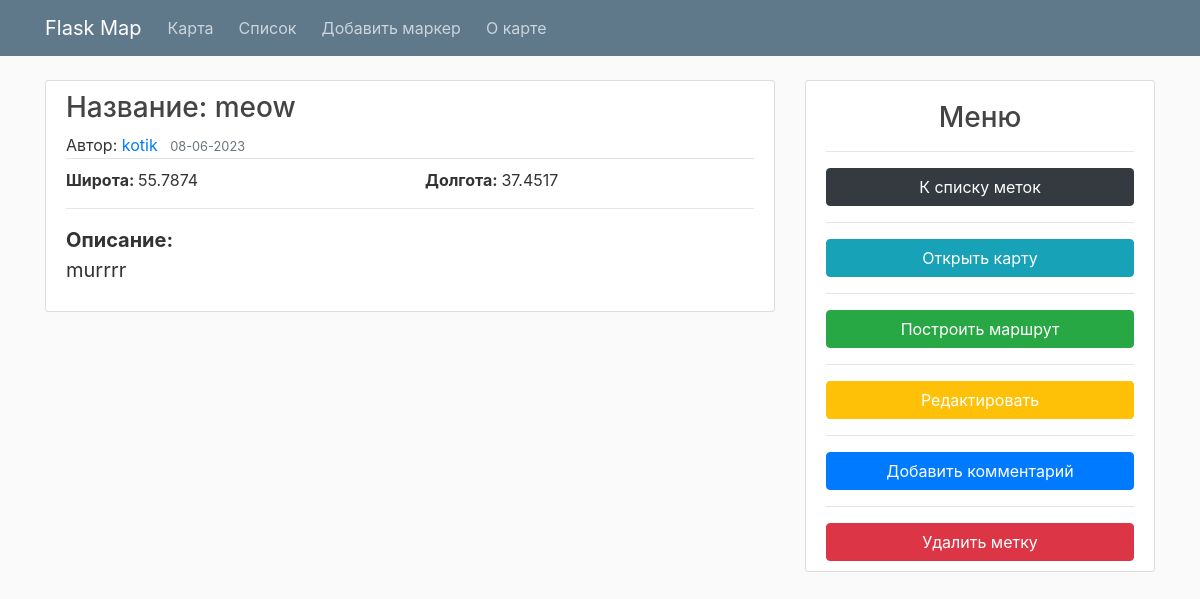
/comments/6, run on an earlier commit of the app's database.
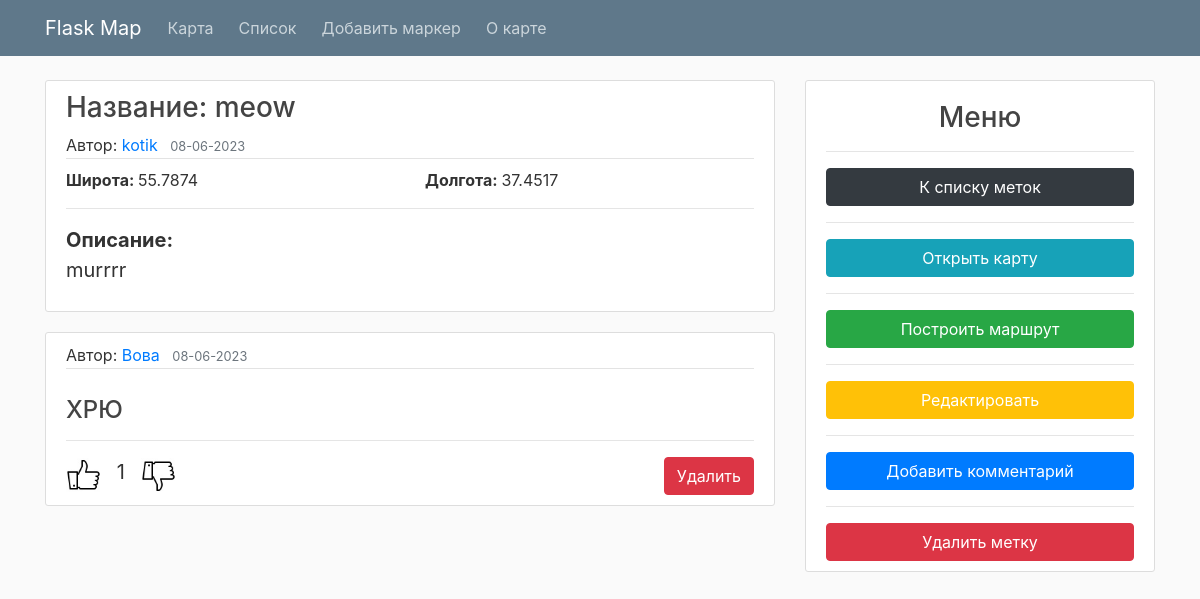
And on a later commit of the database.
### flaskmap/models.py (models this page shows, shortened)
class Marker(db.Model):
    id = db.Column(db.Integer, primary_key=True)
    name = db.Column(db.String(40), nullable=False)
    author = db.Column(db.String(30), nullable=False)
    latitude = db.Column(db.Float, nullable=False)
    longtitude = db.Column(db.Float, nullable=False)
    content = db.Column(db.String(200), nullable=False)
    date_posted = db.Column(db.DateTime, nullable=False, default=datetime.utcnow)
    color = db.Column(db.String(10), nullable=False, default='red')
    icon = db.Column(db.String(15), nullable=False, default='info-sign')

class Comment(db.Model):
    id = db.Column(db.Integer, primary_key=True)
    author = db.Column(db.String(30), nullable=False)
    content = db.Column(db.String(200), nullable=False)
    marker_id = db.Column(db.Integer, db.ForeignKey('marker.id'), nullable=False)
    date_posted = db.Column(db.DateTime, nullable=False, default=datetime.utcnow)
    upvotes = db.Column(db.Integer, nullable=True, default=0)

### flaskmap/routes.py (the view)
@app.route("/comments/<int:marker_id>", methods=['GET', 'POST'])
def list_comments(marker_id):
    comments = Comment.query.filter_by(marker_id=marker_id).order_by(Comment.upvotes.desc()).all()
    marker = Marker.query.filter_by(id=marker_id).first()
    return render_template('comments.html', title='Comment', comments=comments, marker=marker)

### flaskmap/templates/comments.html
{% extends "layout.html" %}
{% block content %}
<article class="media content-section">
  <div class="media-body">
    <H3 class="article-title">Название: {{ marker.name }}</H3>
    <div class="article-metadata">
      <span>Автор: </span><a class="mr-2" href="#">{{ marker.author }}</a>
      <small class="text-muted">{{ marker.date_posted.strftime('%d-%m-%Y') }}</small>
    </div>
    <div class="row">
      <span class="article-content col" style="margin-top: 5px;"><b>Широта: </b>{{ marker.latitude }}</span>
      <span class="article-content col" style="margin-top: 5px; float: right;"><b>Долгота: </b>{{ marker.longtitude }}</span>
    </div>
    <hr>
    <p class="article-content" style="font-size: 20px;"><b>Описание: </b><br>{{ marker.content }}</p>
  </div>
</article>
  {% for comment in comments %}
    <article class="media content-section">
      <div class="media-body">
        <div class="article-metadata">
            <span>Автор: </span><a class="mr-2" href="#">{{ comment.author }}</a>
            <small class="text-muted">{{ comment.date_posted.strftime('%d-%m-%Y') }}</small>
        </div>
        <blockquote><h4 class="article-content" style="padding-top: 23px;">{{ comment.content }}</h4></blockquote>
        <hr>
        <div>
            <a href="/like/{{ comment.id }}"><img src="/static/like.jpeg" height="35px" width="35px"></img></a>
            <span style="font-size: 20px;">&nbsp;&nbsp;{{comment.upvotes}}&nbsp;&nbsp;</span>
            <a href="/dislike/{{ comment.id }}"><img src="/static/dislike.jpeg" height="35px" width="35px"></img></a>
            <a type="button" class="btn btn-danger" href="/delete/{{ comment.id }}" style="float: right">Удалить</a>
        </div>
      </div>
    </article>
  {% endfor %}
{% endblock content %}
{% block sidebar %}
  <div class="col-md-4">
    <div class="content-section">
      <h3 style="text-align: center; padding-top: 10px;">Меню</h3><hr>
      <a type="button" class="btn btn-dark col" href="/home">К списку меток</a>
      <hr>
      <a type="button" class="btn btn-info col" href="/map">Открыть карту</a>
      <hr>
      <a type="button" class="btn btn-success col" target="_blank" href="https://yandex.ru/maps/?rtext=55.7549,37.7082~{{marker.latitude}},{{marker.longtitude}}&rtt=auto" style="color: white">Построить маршрут</a>
      <hr>
      <a type="button" class="btn btn-warning col" href="/comments/{{ marker.id }}/update" style="color: white">Редактировать</a>
      <hr>
      <a type="button" class="btn btn-primary col" href="/add_comment/{{ marker.id }}" style="color: white"">Добавить комментарий</a>
      <hr>
      <a type="button" class="btn btn-danger col" href="/delete_mr/{{ marker.id }}/list" style="color: white">Удалить метку</a>
    </div>
  </div>
{% endblock sidebar %}

### flaskmap/templates/layout.html (shortened to what this page needs)
<!DOCTYPE html>
<html>
<head>
    <link rel="stylesheet" href="https://maxcdn.bootstrapcdn.com/bootstrap/4.0.0/css/bootstrap.min.css">
    <link rel="stylesheet" type="text/css" href="{{ url_for('static', filename='main.css') }}">
</head>
<body>
    <header class="site-header">
      <nav class="navbar navbar-expand-md navbar-dark bg-steel fixed-top">
        <div class="container">
          <a class="navbar-brand mr-4" href="/map">Flask Map</a>
          <div class="collapse navbar-collapse" id="navbarToggle">
            <div class="navbar-nav mr-auto row">
              <a class="nav-item nav-link" href="/map">&nbsp;&nbsp;Карта</a>
              <a class="nav-item nav-link" href="/">&nbsp;&nbsp;Список</a>
              <a class="nav-item nav-link" href="/add">&nbsp;&nbsp;Добавить маркер</a>
              <a class="nav-item nav-link" href="/about">&nbsp;&nbsp;О карте</a>
            </div>
            </div>
          </div>
      </nav>
    </header>
    <main role="main" class="container">
      <div class="row">
        <div class="col-md-8">
          {% block content %}{% endblock %}
        </div>
          {% block sidebar %}{% endblock %}
      </div>
    </main>
</body>
</html>

### flaskmap/static/main.css (style rules this page uses)
body { background: #fafafa; color: #333333; margin-top: 5rem; }
h1, h2, h3, h4, h5, h6 { color: #444444; }
.bg-steel { background-color: #5f788a; }
.site-header .navbar-nav .nav-link { color: #cbd5db; }
.content-section { background: #ffffff; padding: 10px 20px; border: 1px solid #dddddd; border-radius: 3px; margin-bottom: 20px; }
.article-title { color: #444444; }
.article-content { white-space: pre-line; }
.article-metadata { padding-bottom: 1px; margin-bottom: 4px; border-bottom: 1px solid #e3e3e3 }

What changed in the data, as far as the page shows it:
added Comment: author "Вова", date_posted "08-06-2023", content "ХРЮ", upvotes "1"
